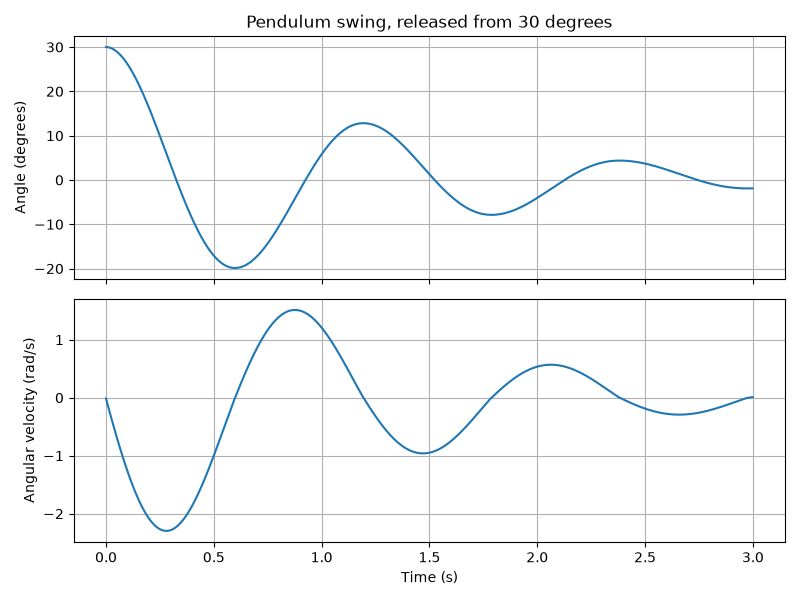

Write the Python code that produced this figure.
import mujoco # type: ignore
import numpy as np # type: ignore
import matplotlib.pyplot as plt # type: ignore

# ─────────────────────────────────────────────
# STEP 1: Define the pendulum as a MuJoCo XML model
#
# This XML describes the STRUCTURE of the system (a hinge joint, an arm, gravity). 
# The structure is FOUNDATIONAL, you are choosing it, MuJoCo does not derive it for you.
#
# mass = 1.0 kg
# arm length = 0.5 m
# position = "x y z" initial anchor point position
# axis = "0 1 0" points along the Y-AXIS
# damping = 0.1 (N*m*s/rad, resistance propotional to velocity not position)
# damping_torque (N*m) = damping_coefficient (N*m*s/rad) × angular_velocity (rad/s) -> τ = c × ω

# ─────────────────────────────────────────────

xml = """
<mujoco>    
  <option gravity="0 0 -9.81" timestep="0.001"/>
  <worldbody>
    <body name="pendulum" pos="0 0 1">
      <joint name="hinge" type="hinge" axis="0 1 0" damping="0.1" frictionloss="0.03"/>
      <geom name="arm" type="capsule" fromto="0 0 0 0 0 -0.5" size="0.02" mass="1.0"/>
    </body>
  </worldbody>
</mujoco>
"""

model = mujoco.MjModel.from_xml_string(xml)
data = mujoco.MjData(model)

# ─────────────────────────────────────────────
# STEP 2: Set initial condition and run the simulation
#
# Release the pendulum from 30 degrees (converted to radians, MuJoCo works in radians).
# This initial angle is FOUNDATIONAL, a choice you made for this experiment, not something derived.
# ─────────────────────────────────────────────

initial_angle_deg = 30.0
initial_angle_rad = np.deg2rad(initial_angle_deg)

data.qpos[0] = initial_angle_rad   # set starting angle
data.qvel[0] = 0.0                 # start at rest

n_steps = 3000  # 3000 * 0.001s timestep = 3 seconds of simulation
time_log = []
angle_log = []
velocity_log = []

for step in range(n_steps):
    mujoco.mj_step(model, data)     # DERIVED: MuJoCo solves the equations of motion internally.
    time_log.append(step * model.opt.timestep)
    angle_log.append(data.qpos[0])
    velocity_log.append(data.qvel[0])

# ─────────────────────────────────────────────
# STEP 3: Plot the result, sanity check
# ─────────────────────────────────────────────

fig, axes = plt.subplots(2, 1, figsize=(8, 6), sharex=True)

axes[0].plot(time_log, np.rad2deg(angle_log))
axes[0].set_ylabel("Angle (degrees)")
axes[0].set_title("Pendulum swing, released from 30 degrees")
axes[0].grid(True)

axes[1].plot(time_log, velocity_log)
axes[1].set_ylabel("Angular velocity (rad/s)")
axes[1].set_xlabel("Time (s)")
axes[1].grid(True)

plt.tight_layout()
plt.savefig("pendulum_test.png")
plt.show()

print(f"Simulation complete. Final angle: {np.rad2deg(angle_log[-1]):.2f} degrees")
